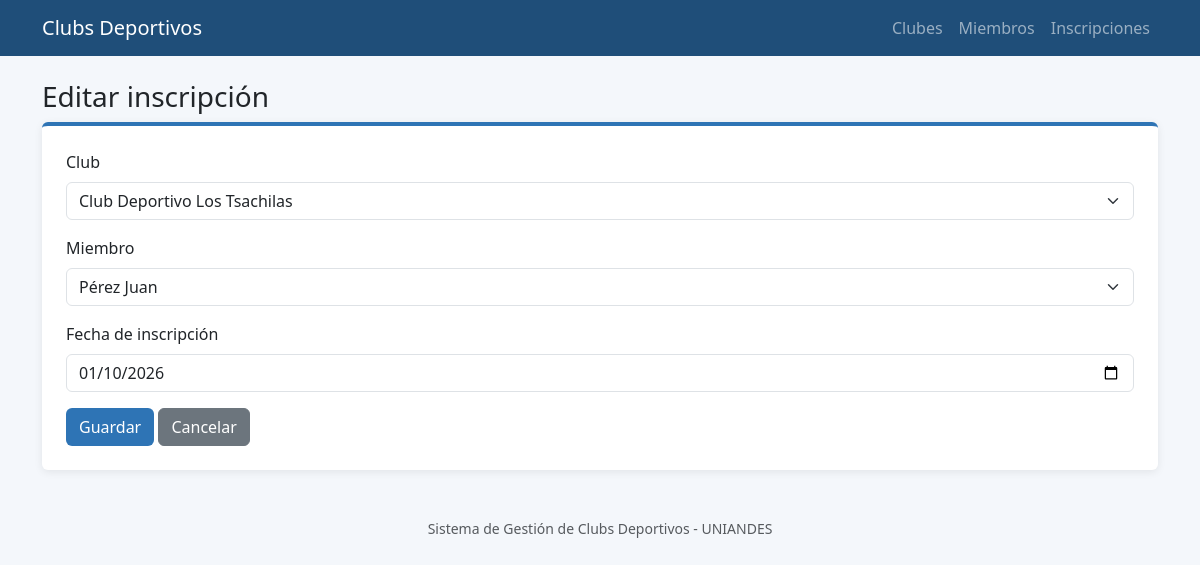
The page /inscripciones/form.php?id=1 on the database its author committed.
### tables this page shows
CREATE TABLE `inscripciones` (
  `inscripcion_id` int NOT NULL AUTO_INCREMENT,
  `club_id` int NOT NULL,
  `miembro_id` int NOT NULL,
  `fecha_inscripcion` date NOT NULL,
  PRIMARY KEY (`inscripcion_id`),
  UNIQUE KEY `club_id` (`club_id`,`miembro_id`),
  KEY `miembro_id` (`miembro_id`),
  CONSTRAINT `inscripciones_ibfk_1` FOREIGN KEY (`club_id`) REFERENCES `clubes` (`club_id`) ON DELETE CASCADE,
  CONSTRAINT `inscripciones_ibfk_2` FOREIGN KEY (`miembro_id`) REFERENCES `miembros` (`miembro_id`) ON DELETE CASCADE
);

CREATE TABLE `clubes` (
  `club_id` int NOT NULL AUTO_INCREMENT,
  `nombre` varchar(100) NOT NULL,
  `deporte` varchar(50) NOT NULL,
  `ubicacion` varchar(150) DEFAULT NULL,
  `fecha_fundacion` date DEFAULT NULL,
  PRIMARY KEY (`club_id`)
);

CREATE TABLE `miembros` (
  `miembro_id` int NOT NULL AUTO_INCREMENT,
  `nombre` varchar(80) NOT NULL,
  `apellido` varchar(80) NOT NULL,
  `email` varchar(100) DEFAULT NULL,
  `telefono` varchar(20) DEFAULT NULL,
  PRIMARY KEY (`miembro_id`)
);

### config/conexion.php (called while the page is built, shortened)
<?php
function e($texto) {
    return htmlspecialchars($texto ?? '');
}

### inscripciones/form.php (the view, shortened to what this page needs)
<?php
include '../includes/header.php';
$id = $_GET['id'] ?? null;
$i = ['club_id' => '', 'miembro_id' => '', 'fecha_inscripcion' => date('Y-m-d')];
if ($id) {
    $s = $pdo->prepare("SELECT * FROM inscripciones WHERE inscripcion_id = ?");
    $s->execute([$id]);
    $i = $s->fetch() ?: $i;
}
$clubes = $pdo->query("SELECT club_id, nombre FROM clubes ORDER BY nombre")->fetchAll();
$miembros = $pdo->query("SELECT miembro_id, nombre, apellido FROM miembros ORDER BY apellido")->fetchAll();
?>
<h3><?= $id ? 'Editar inscripción' : 'Nueva inscripción' ?></h3>
<div class="card tarjeta p-4">
<form method="post">
  <div class="mb-3"><label class="form-label">Club</label>
    <select name="club_id" class="form-select" required>
      <?php foreach ($clubes as $c): ?>
        <option value="<?= $c['club_id'] ?>" <?= $c['club_id'] == $i['club_id'] ? 'selected' : '' ?>><?= e($c['nombre']) ?></option>
      <?php endforeach; ?>
    </select></div>
  <div class="mb-3"><label class="form-label">Miembro</label>
    <select name="miembro_id" class="form-select" required>
      <?php foreach ($miembros as $m): ?>
        <option value="<?= $m['miembro_id'] ?>" <?= $m['miembro_id'] == $i['miembro_id'] ? 'selected' : '' ?>><?= e($m['apellido'] . ' ' . $m['nombre']) ?></option>
      <?php endforeach; ?>
    </select></div>
  <div class="mb-3"><label class="form-label">Fecha de inscripción</label>
    <input type="date" name="fecha_inscripcion" class="form-control" required value="<?= e($i['fecha_inscripcion']) ?>"></div>
  <button class="btn btn-azul">Guardar</button>
  <a href="index.php" class="btn btn-secondary">Cancelar</a>
</form></div>
<?php include '../includes/footer.php'; ?>

### includes/header.php (style rules this page uses)
body { background: #f4f7fb; }
.tarjeta { border: 0; border-top: 4px solid #2E74B5; box-shadow: 0 2px 8px rgba(0,0,0,.08); }
.btn-azul { background: #2E74B5; color: #fff; }

### rows shown on the page
inscripciones: club_id "Club Deportivo Los Tsachilas", miembro_id "Pérez Juan", fecha_inscripcion "01/10/2026"
